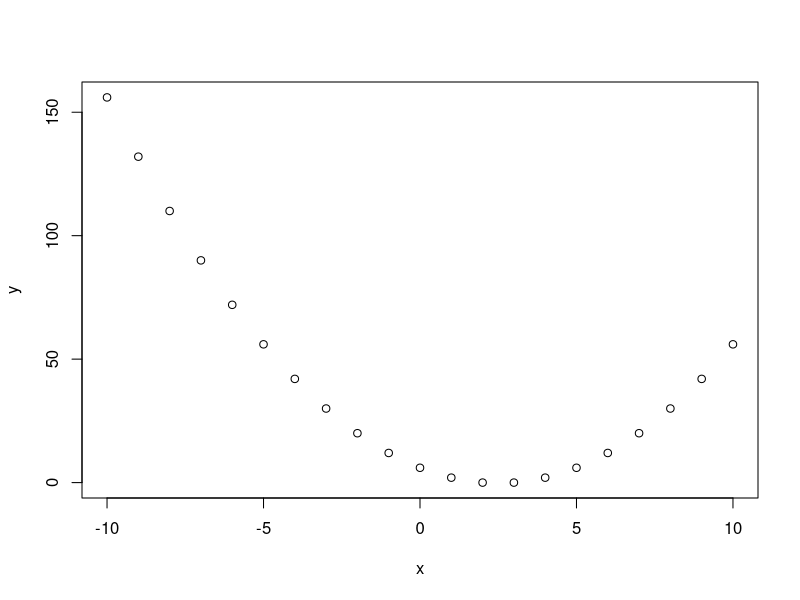
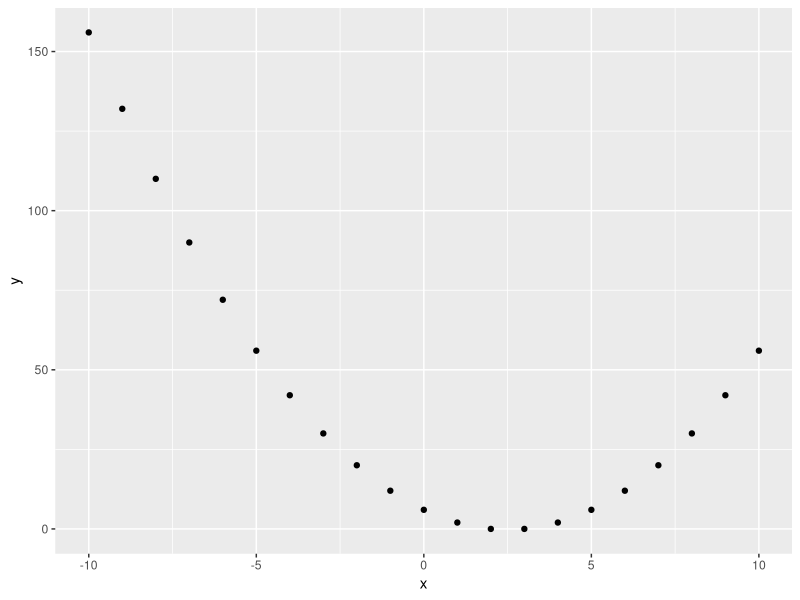
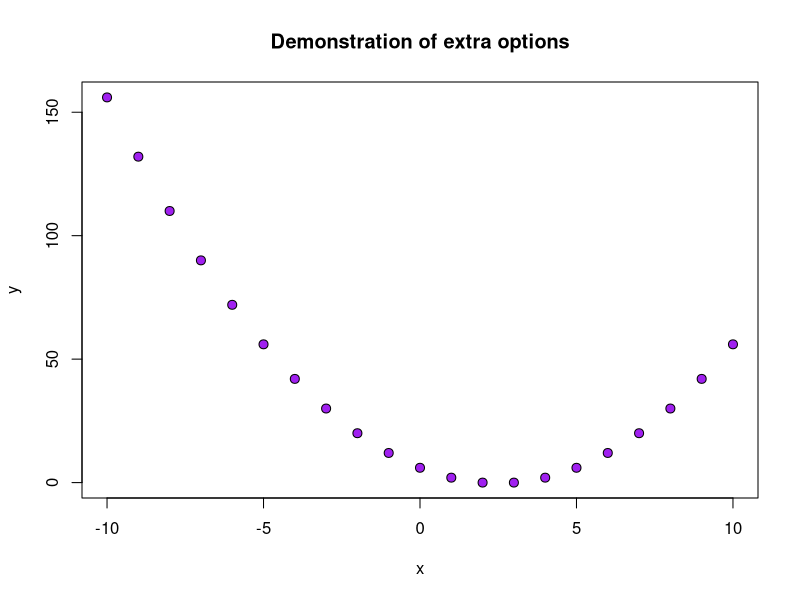
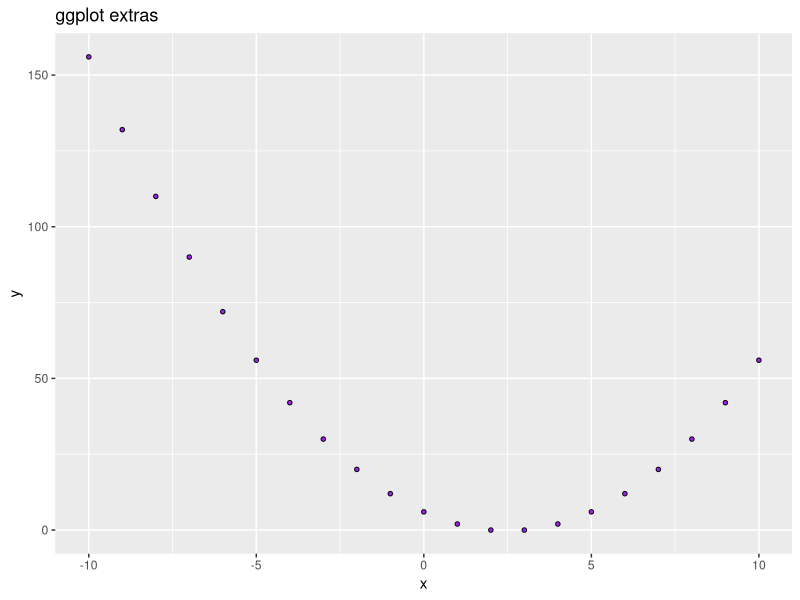

R code for these plots, in order:
# Functions and what are returned

# Plots

# Base R

myf1 <- function(x){
  y <- x^2 - 5*x + 6
  
  plot(x,y)
}

windows(); myf1(-10:10) # in mac use quartz(), linus x11()

# ggplot

library(ggplot2)

myf2 <- function(x){
  y <- x^2 - 5*x + 6
  df <- data.frame(x = x, y = y)
  g <- ggplot(df, aes(x = x, y = y)) 
  g <- g + geom_point()
  print(g)
}

windows(); myf2(x = -10:10)

# Improve plots 

#Base R

myf3 <- function(x,...){
  y <- x^2 - 5*x + 6
  
  plot(x,y, pch = 21, 
       cex = 1.2, bg = "purple", ...)
}


windows(); myf3(x = -10:10, main = "Demonstration of extra options")

# ggplot (uses layers)

myf4 <- function(x, ...){
  y <- x^2 - 5*x + 6
  df <- data.frame(x = x, y = y)
  g <- ggplot(df, aes(x = x, y = y)) 
  g <- g + geom_point(pch = 21,bg = "purple", cex = 1.2)
  g <- g + labs(...)
  print(g)
}

windows(); myf4(x = -10:10, title = "ggplot extras")
